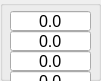
   <widget class="QGroupBox" name="cps_box">
    <property name="geometry">
     <rect>
      <x>570</x>
      <y>50</y>
      <width>101</width>
      <height>81</height>
     </rect>
    </property>
    <property name="alignment">
     <set>Qt::AlignCenter</set>
    </property>
    <widget class="QDoubleSpinBox" name="cps5">
     <property name="geometry">
      <rect>
       <x>10</x>
       <y>90</y>
       <width>81</width>
       <height>22</height>
      </rect>
     </property>
     <property name="font">
      <font>
       <pointsize>12</pointsize>
      </font>
     </property>
     <property name="alignment">
      <set>Qt::AlignCenter</set>
     </property>
     <property name="readOnly">
      <bool>true</bool>
     </property>
     <property name="buttonSymbols">
      <enum>QAbstractSpinBox::NoButtons</enum>
     </property>
     <property name="keyboardTracking">
      <bool>true</bool>
     </property>
     <property name="decimals">
      <number>1</number>
     </property>
     <property name="minimum">
      <double>0.000000000000000</double>
     </property>
     <property name="maximum">
      <double>10000000000000.000000000000000</double>
     </property>
     <property name="value">
      <double>0.000000000000000</double>
     </property>
    </widget>
    <widget class="QDoubleSpinBox" name="cps3">
     <property name="geometry">
      <rect>
       <x>10</x>
       <y>50</y>
       <width>81</width>
       <height>22</height>
      </rect>
     </property>
     <property name="font">
      <font>
       <pointsize>12</pointsize>
      </font>
     </property>
     <property name="alignment">
      <set>Qt::AlignCenter</set>
     </property>
     <property name="readOnly">
      <bool>true</bool>
     </property>
     <property name="buttonSymbols">
      <enum>QAbstractSpinBox::NoButtons</enum>
     </property>
     <property name="keyboardTracking">
      <bool>true</bool>
     </property>
     <property name="decimals">
      <number>1</number>
     </property>
     <property name="minimum">
      <double>0.000000000000000</double>
     </property>
     <property name="maximum">
      <double>10000000000000.000000000000000</double>
     </property>
     <property name="value">
      <double>0.000000000000000</double>
     </property>
    </widget>
    <widget class="QDoubleSpinBox" name="cps2">
     <property name="geometry">
      <rect>
       <x>10</x>
       <y>30</y>
       <width>81</width>
       <height>22</height>
      </rect>
     </property>
     <property name="font">
      <font>
       <pointsize>12</pointsize>
      </font>
     </property>
     <property name="alignment">
      <set>Qt::AlignCenter</set>
     </property>
     <property name="readOnly">
      <bool>true</bool>
     </property>
     <property name="buttonSymbols">
      <enum>QAbstractSpinBox::NoButtons</enum>
     </property>
     <property name="keyboardTracking">
      <bool>true</bool>
     </property>
     <property name="decimals">
      <number>1</number>
     </property>
     <property name="minimum">
      <double>0.000000000000000</double>
     </property>
     <property name="maximum">
      <double>10000000000000.000000000000000</double>
     </property>
     <property name="value">
      <double>0.000000000000000</double>
     </property>
    </widget>
    <widget class="QDoubleSpinBox" name="cps8">
     <property name="geometry">
      <rect>
       <x>10</x>
       <y>150</y>
       <width>81</width>
       <height>22</height>
      </rect>
     </property>
     <property name="font">
      <font>
       <pointsize>12</pointsize>
      </font>
     </property>
     <property name="alignment">
      <set>Qt::AlignCenter</set>
     </property>
     <property name="readOnly">
      <bool>true</bool>
     </property>
     <property name="buttonSymbols">
      <enum>QAbstractSpinBox::NoButtons</enum>
     </property>
     <property name="keyboardTracking">
      <bool>true</bool>
     </property>
     <property name="decimals">
      <number>1</number>
     </property>
     <property name="minimum">
      <double>0.000000000000000</double>
     </property>
     <property name="maximum">
      <double>10000000000000.000000000000000</double>
     </property>
     <property name="value">
      <double>0.000000000000000</double>
     </property>
    </widget>
    <widget class="QDoubleSpinBox" name="cps6">
     <property name="geometry">
      <rect>
       <x>10</x>
       <y>110</y>
       <width>81</width>
       <height>22</height>
      </rect>
     </property>
     <property name="font">
      <font>
       <pointsize>12</pointsize>
      </font>
     </property>
     <property name="alignment">
      <set>Qt::AlignCenter</set>
     </property>
     <property name="readOnly">
      <bool>true</bool>
     </property>
     <property name="buttonSymbols">
      <enum>QAbstractSpinBox::NoButtons</enum>
     </property>
     <property name="keyboardTracking">
      <bool>true</bool>
     </property>
     <property name="decimals">
      <number>1</number>
     </property>
     <property name="minimum">
      <double>0.000000000000000</double>
     </property>
     <property name="maximum">
      <double>10000000000000.000000000000000</double>
     </property>
     <property name="value">
      <double>0.000000000000000</double>
     </property>
    </widget>
    <widget class="QDoubleSpinBox" name="cps4">
     <property name="geometry">
      <rect>
       <x>10</x>
       <y>70</y>
       <width>81</width>
       <height>22</height>
      </rect>
     </property>
     <property name="font">
      <font>
       <pointsize>12</pointsize>
      </font>
     </property>
     <property name="alignment">
      <set>Qt::AlignCenter</set>
     </property>
     <property name="readOnly">
      <bool>true</bool>
     </property>
     <property name="buttonSymbols">
      <enum>QAbstractSpinBox::NoButtons</enum>
     </property>
     <property name="keyboardTracking">
      <bool>true</bool>
     </property>
     <property name="decimals">
      <number>1</number>
     </property>
     <property name="minimum">
      <double>0.000000000000000</double>
     </property>
     <property name="maximum">
      <double>10000000000000.000000000000000</double>
     </property>
     <property name="value">
      <double>0.000000000000000</double>
     </property>
    </widget>
    <widget class="QDoubleSpinBox" name="cps7">
     <property name="geometry">
      <rect>
       <x>10</x>
       <y>130</y>
       <width>81</width>
       <height>22</height>
      </rect>
     </property>
     <property name="font">
      <font>
       <pointsize>12</pointsize>
      </font>
     </property>
     <property name="alignment">
      <set>Qt::AlignCenter</set>
     </property>
     <property name="readOnly">
      <bool>true</bool>
     </property>
     <property name="buttonSymbols">
      <enum>QAbstractSpinBox::NoButtons</enum>
     </property>
     <property name="keyboardTracking">
      <bool>true</bool>
     </property>
     <property name="decimals">
      <number>1</number>
     </property>
     <property name="minimum">
      <double>0.000000000000000</double>
     </property>
     <property name="maximum">
      <double>10000000000000.000000000000000</double>
     </property>
     <property name="value">
      <double>0.000000000000000</double>
     </property>
    </widget>
    <widget class="QDoubleSpinBox" name="cps1">
     <property name="geometry">
      <rect>
       <x>10</x>
       <y>10</y>
       <width>81</width>
       <height>22</height>
      </rect>
     </property>
     <property name="font">
      <font>
       <pointsize>12</pointsize>
      </font>
     </property>
     <property name="alignment">
      <set>Qt::AlignCenter</set>
     </property>
     <property name="readOnly">
      <bool>true</bool>
     </property>
     <property name="buttonSymbols">
      <enum>QAbstractSpinBox::NoButtons</enum>
     </property>
     <property name="keyboardTracking">
      <bool>true</bool>
     </property>
     <property name="decimals">
      <number>1</number>
     </property>
     <property name="minimum">
      <double>0.000000000000000</double>
     </property>
     <property name="maximum">
      <double>10000000000000.000000000000000</double>
     </property>
     <property name="value">
      <double>0.000000000000000</double>
     </property>
    </widget>
    <zorder>cps7</zorder>
    <zorder>cps8</zorder>
    <zorder>cps6</zorder>
    <zorder>cps5</zorder>
    <zorder>cps3</zorder>
    <zorder>cps2</zorder>
    <zorder>cps4</zorder>
    <zorder>cps1</zorder>
   </widget>
